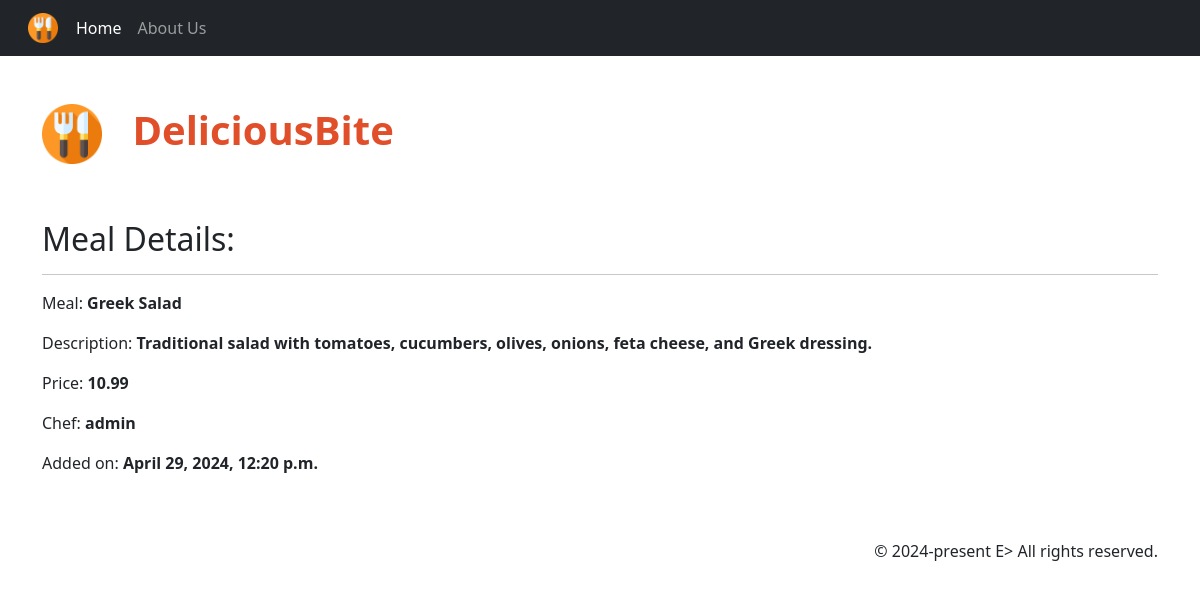
Page /menu_item/2/ on the committed database.
### Menu/models.py (models this page shows, shortened)
class MenuItem(models.Model):
    meal = models.CharField(max_length=80, unique=True)
    description = models.CharField(max_length=2000)
    price = models.DecimalField(max_digits=10, decimal_places=2)
    course = models.CharField(max_length=200, choices=COURSE_CHOICES)
    chef = models.ForeignKey(User, on_delete=models.PROTECT)
    status = models.IntegerField(choices=STATUS_CHOICES, default=1)
    date_created = models.DateTimeField(auto_now_add=True)
    date_modified = models.DateTimeField(auto_now=True)

### Menu/views.py (the view)
class MenuItemDetail(DetailView):
    model = MenuItem
    template_name = 'Menu/menu_item_detail.html'

### Menu/templates/Menu/menu_item_detail.html (shortened to what this page needs)
{% extends 'Menu/base.html' %}
{% block content %}
    <h2 class="pt-5">Meal Details: </h2><hr>
    <ul class="list-group list-group-flush">
        <liclass="list-group-item d-flex justify-content-between align-items-center border-0 pb-0">
            <p>Meal: <strong>{{ menuitem.meal }}</strong></p>
        <liclass="list-group-item d-flex justify-content-between align-items-center border-0 pb-0">
            <p>Description: <strong>{{ menuitem.description }}</strong></p>
        <liclass="list-group-item d-flex justify-content-between align-items-center border-0 pb-0">
            <p>Price: <strong>{{ menuitem.price }}</strong></p>
        <liclass="list-group-item d-flex justify-content-between align-items-center border-0 pb-0">
            <p>Chef: <strong>{{ menuitem.chef }}</strong></p>
        <liclass="list-group-item d-flex justify-content-between align-items-center border-0 pb-0">
            <p>Added on: <strong>{{ menuitem.date_created }}</strong></p>
    </ul>
{% endblock %}

### rows in the picture
MenuItem: meal "Greek Salad", description "Traditional salad with tomatoes, cucumbers, olives, onions, feta cheese, and Greek dressing.", price "10.99", chef "admin", date_created "April 29, 2024, 12:20 p.m."
